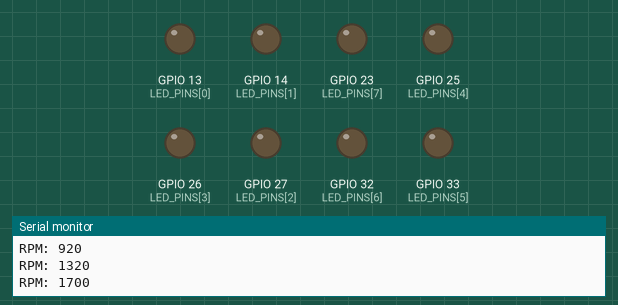
A program run on a simulated ESP32. Shown: output pins drawn as LEDs (lit = HIGH), the last lines printed to the serial monitor.

Above: at 2.3 s.
At 3.04 s:
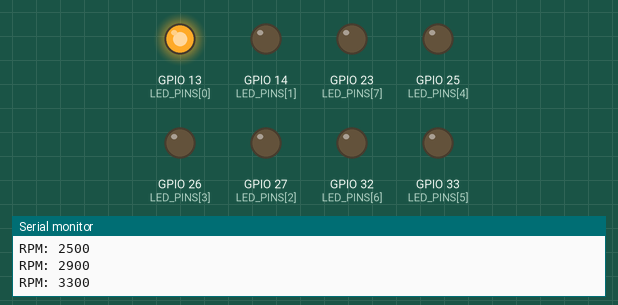
At 3.44 s:
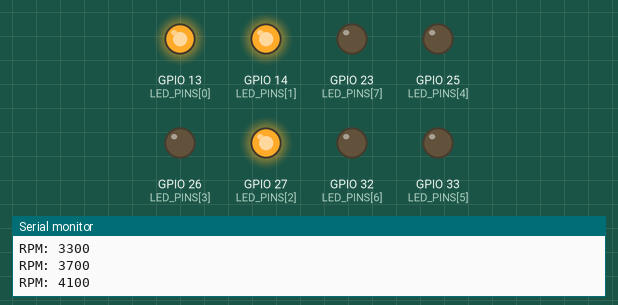
At 4.04 s:
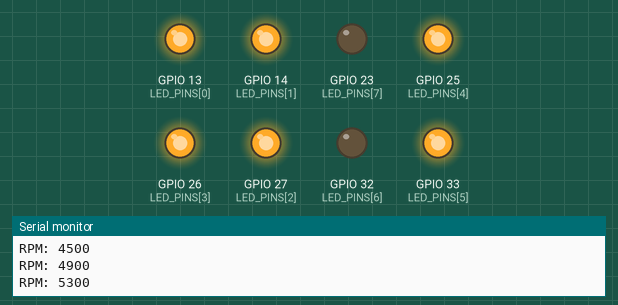
At 5.86 s:
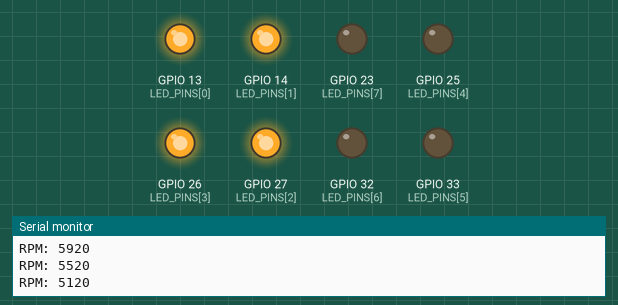
At 9.36 s:
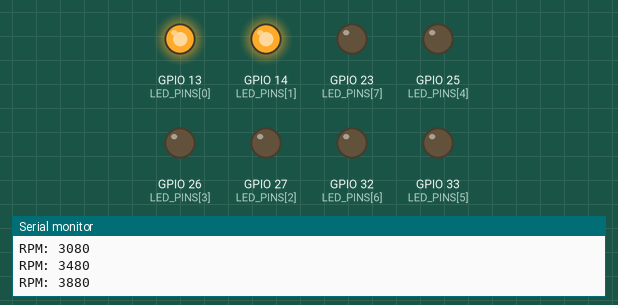
Timing chart, 0 to 9.7 s (numbered marks = the images above):
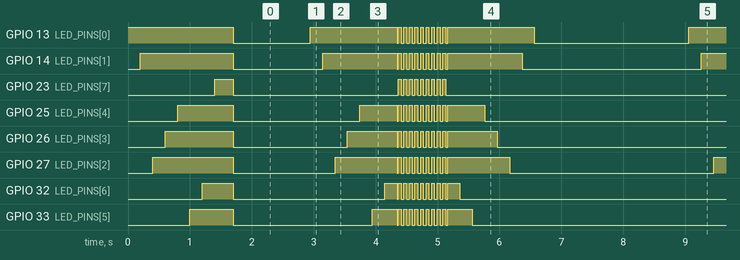

The program:

main.cpp
```cpp
#include <Arduino.h>

const int LED_PINS[] = {13, 14, 27, 26, 25, 33, 32, 23};
const int NUM_LEDS = sizeof(LED_PINS) / sizeof(LED_PINS[0]);

const int idle = 900;
const int RPM_MAX = 7000;
const int RPM_START = 3000;
const int RPM_SHIFT = 6200;
const int SAMPLE_INTERVAL_MS = 10;

const int SWEEP_RPM_PER_SEC = 2000;


int fake_rpm(){ //Sweeps up and down
  static int rpm = idle;
  static int direction = 1;
  int step = SWEEP_RPM_PER_SEC * SAMPLE_INTERVAL_MS / 1000;   // RPM per sample

  rpm += direction * step;
  if (rpm >= RPM_MAX) { rpm = RPM_MAX; direction = -1; }
  if (rpm <= idle)    { rpm = idle;    direction =  1; }
  return rpm;

}

int rpmToLEDCount(int rpm){
  int clampedRPM = constrain(rpm, RPM_START, RPM_SHIFT);
  return map(clampedRPM, RPM_START, RPM_SHIFT, 0, NUM_LEDS);
}

void showRPM(int rpm){
  if (rpm >= RPM_SHIFT){
    bool on = (millis()/45%2); //12Hz flash
    for (int i = 0; i < NUM_LEDS; i++){
      digitalWrite(LED_PINS[i], on);
    }
    return;
  }

  int lit = rpmToLEDCount(rpm);
  for(int i = 0; i<NUM_LEDS; i++){
    digitalWrite(LED_PINS[i], i<lit ? HIGH : LOW);
  }
}

int readRPM(){
  return fake_rpm();
}

void setup(){
  Serial.begin(115200);
  for (int i =0; i<NUM_LEDS; i++){
    pinMode(LED_PINS[i], OUTPUT);
  }

  //INIT
  for(int i = 0; i< NUM_LEDS; i++){
    digitalWrite(LED_PINS[i], HIGH);
    delay(200);
  }

  delay (100);
  for (int i =0; i< NUM_LEDS; i++){
    digitalWrite(LED_PINS[i], LOW);
  }
}

void loop(){
  static unsigned long lastUpdate = 0, lastPrint = 0;
  static int rpm = idle;
  unsigned long now = millis();

  if (now - lastUpdate >= SAMPLE_INTERVAL_MS) {
    lastUpdate = now;
    rpm = fake_rpm();
  }

  showRPM(rpm);

  if(now-lastPrint >=200){
    lastPrint = now;
    Serial.printf("RPM: %d\n", rpm);
  }
}
```

Measured:
- by itself, GPIO 13 (LED_PINS[0]), GPIO 14 (LED_PINS[1]), GPIO 25 (LED_PINS[4]), GPIO 26 (LED_PINS[3]), GPIO 27 (LED_PINS[2]), GPIO 32 (LED_PINS[6]), GPIO 33 (LED_PINS[5]): moves between LOW and HIGH, repeating every 6.1 s
- by itself, GPIO 23 (LED_PINS[7]): repeats every 6.1 s: HIGH 0.05 s, LOW 0.05 s, HIGH 0.05 s, LOW 0.04 s, HIGH 0.05 s, LOW 0.05 s, HIGH 0.05 s, LOW 0.04 s, HIGH 0.05 s, LOW 0.05 s, HIGH 0.05 s, LOW 0.04 s, 2 × (HIGH 0.05 s, LOW 0.05 s), HIGH 0.04 s, LOW 5.4 s
- by itself, everything shown: repeats every 6.1 s, in 32 steps
